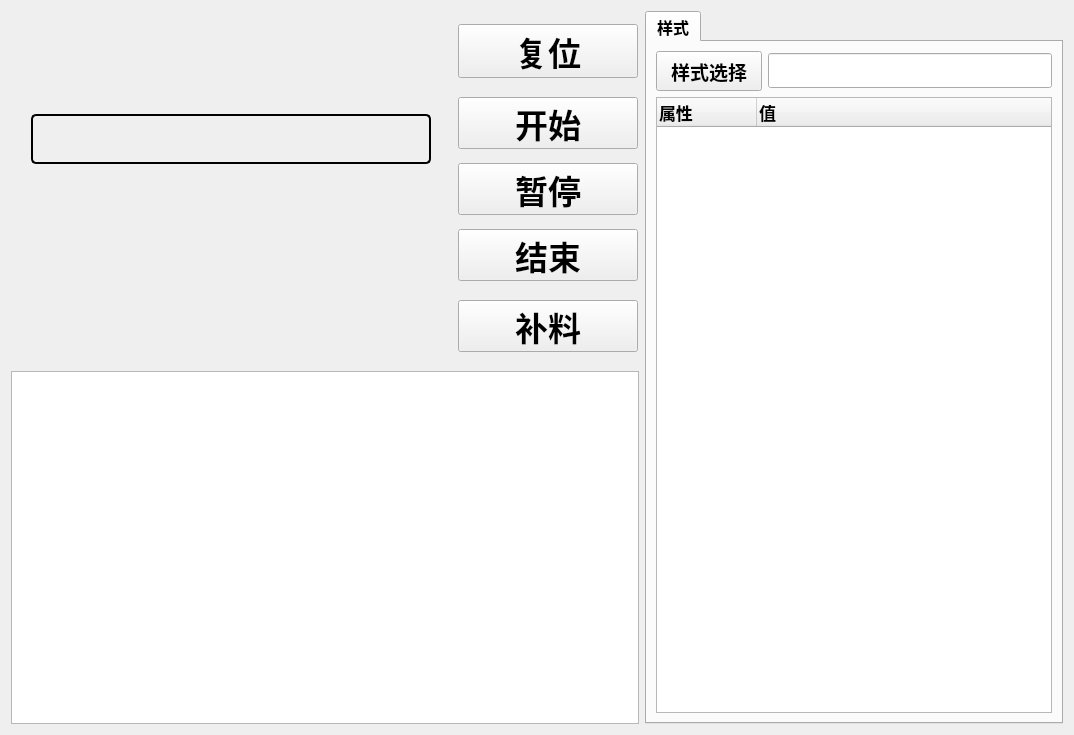
      <widget class="QWidget" name="main_page">
       <property name="autoFillBackground">
        <bool>false</bool>
       </property>
       <layout class="QHBoxLayout" name="horizontalLayout_7" stretch="6,4">
        <item>
         <layout class="QVBoxLayout" name="verticalLayout_7" stretch="1,1">
          <item>
           <layout class="QHBoxLayout" name="horizontalLayout" stretch="5,4">
            <item>
             <layout class="QVBoxLayout" name="verticalLayout_6">
              <property name="leftMargin">
               <number>20</number>
              </property>
              <property name="rightMargin">
               <number>20</number>
              </property>
              <item>
               <spacer name="verticalSpacer_14">
                <property name="orientation">
                 <enum>Qt::Vertical</enum>
                </property>
                <property name="sizeHint" stdset="0">
                 <size>
                  <width>20</width>
                  <height>40</height>
                 </size>
                </property>
               </spacer>
              </item>
              <item>
               <widget class="QLabel" name="running_state_label">
                <property name="minimumSize">
                 <size>
                  <width>400</width>
                  <height>0</height>
                 </size>
                </property>
                <property name="maximumSize">
                 <size>
                  <width>16777215</width>
                  <height>78</height>
                 </size>
                </property>
                <property name="font">
                 <font>
                  <pointsize>30</pointsize>
                  <weight>75</weight>
                  <bold>true</bold>
                 </font>
                </property>
                <property name="layoutDirection">
                 <enum>Qt::LeftToRight</enum>
                </property>
                <property name="autoFillBackground">
                 <bool>false</bool>
                </property>
                <property name="styleSheet">
                 <string notr="true">QLabel{
   border: 2px solid;
  border-radius: 5px;
}</string>
                </property>
                <property name="lineWidth">
                 <number>1</number>
                </property>
                <property name="text">
                 <string/>
                </property>
                <property name="alignment">
                 <set>Qt::AlignCenter</set>
                </property>
               </widget>
              </item>
              <item>
               <widget class="ProgressBar" name="progress_bar_1" native="true">
                <property name="font">
                 <font>
                  <pointsize>20</pointsize>
                  <weight>75</weight>
                  <bold>true</bold>
                 </font>
                </property>
               </widget>
              </item>
              <item>
               <spacer name="verticalSpacer_4">
                <property name="orientation">
                 <enum>Qt::Vertical</enum>
                </property>
                <property name="sizeType">
                 <enum>QSizePolicy::Preferred</enum>
                </property>
                <property name="sizeHint" stdset="0">
                 <size>
                  <width>20</width>
                  <height>40</height>
                 </size>
                </property>
               </spacer>
              </item>
              <item>
               <widget class="ProgressBar" name="progress_bar_2" native="true">
                <property name="font">
                 <font>
                  <pointsize>20</pointsize>
                  <weight>75</weight>
                  <bold>true</bold>
                 </font>
                </property>
               </widget>
              </item>
              <item>
               <spacer name="verticalSpacer_6">
                <property name="orientation">
                 <enum>Qt::Vertical</enum>
                </property>
                <property name="sizeType">
                 <enum>QSizePolicy::Preferred</enum>
                </property>
                <property name="sizeHint" stdset="0">
                 <size>
                  <width>20</width>
                  <height>40</height>
                 </size>
                </property>
               </spacer>
              </item>
              <item>
               <widget class="ProgressBar" name="progress_bar_3" native="true">
                <property name="font">
                 <font>
                  <pointsize>20</pointsize>
                  <weight>75</weight>
                  <bold>true</bold>
                 </font>
                </property>
               </widget>
              </item>
              <item>
               <spacer name="verticalSpacer_8">
                <property name="orientation">
                 <enum>Qt::Vertical</enum>
                </property>
                <property name="sizeHint" stdset="0">
                 <size>
                  <width>20</width>
                  <height>40</height>
                 </size>
                </property>
               </spacer>
              </item>
             </layout>
            </item>
            <item>
             <layout class="QGridLayout" name="gridLayout_7">
              <item row="0" column="1">
               <spacer name="verticalSpacer_5">
                <property name="orientation">
                 <enum>Qt::Vertical</enum>
                </property>
                <property name="sizeType">
                 <enum>QSizePolicy::Preferred</enum>
                </property>
                <property name="sizeHint" stdset="0">
                 <size>
                  <width>20</width>
                  <height>18</height>
                 </size>
                </property>
               </spacer>
              </item>
              <item row="1" column="0">
               <spacer name="horizontalSpacer_4">
                <property name="orientation">
                 <enum>Qt::Horizontal</enum>
                </property>
                <property name="sizeType">
                 <enum>QSizePolicy::Maximum</enum>
                </property>
                <property name="sizeHint" stdset="0">
                 <size>
                  <width>60</width>
                  <height>54</height>
                 </size>
                </property>
               </spacer>
              </item>
              <item row="4" column="1">
               <spacer name="verticalSpacer">
                <property name="orientation">
                 <enum>Qt::Vertical</enum>
                </property>
                <property name="sizeType">
                 <enum>QSizePolicy::Preferred</enum>
                </property>
                <property name="sizeHint" stdset="0">
                 <size>
                  <width>20</width>
                  <height>13</height>
                 </size>
                </property>
               </spacer>
              </item>
              <item row="8" column="1">
               <widget class="QPushButton" name="end_btn">
                <property name="sizePolicy">
                 <sizepolicy hsizetype="Preferred" vsizetype="Preferred">
                  <horstretch>0</horstretch>
                  <verstretch>0</verstretch>
                 </sizepolicy>
                </property>
                <property name="minimumSize">
                 <size>
                  <width>180</width>
                  <height>40</height>
                 </size>
                </property>
                <property name="font">
                 <font>
                  <pointsize>25</pointsize>
                  <weight>75</weight>
                  <italic>false</italic>
                  <bold>true</bold>
                  <strikeout>false</strikeout>
                 </font>
                </property>
                <property name="text">
                 <string>结束</string>
                </property>
                <property name="icon">
                 <iconset resource="../resource/hmi.qrc">
                  <normaloff>:/m_icon/icon/end.svg</normaloff>:/m_icon/icon/end.svg</iconset>
                </property>
                <property name="iconSize">
                 <size>
                  <width>35</width>
                  <height>35</height>
                 </size>
                </property>
               </widget>
              </item>
              <item row="1" column="1">
               <widget class="QPushButton" name="reset_btn">
                <property name="sizePolicy">
                 <sizepolicy hsizetype="Preferred" vsizetype="Preferred">
                  <horstretch>0</horstretch>
                  <verstretch>0</verstretch>
                 </sizepolicy>
                </property>
                <property name="minimumSize">
                 <size>
                  <width>180</width>
                  <height>40</height>
                 </size>
                </property>
                <property name="font">
                 <font>
                  <pointsize>25</pointsize>
                  <weight>75</weight>
                  <italic>false</italic>
                  <bold>true</bold>
                  <strikeout>false</strikeout>
                 </font>
                </property>
                <property name="styleSheet">
                 <string notr="true"/>
                </property>
                <property name="text">
                 <string>复位</string>
                </property>
                <property name="icon">
                 <iconset resource="../resource/hmi.qrc">
                  <normaloff>:/m_icon/icon/reset.svg</normaloff>:/m_icon/icon/reset.svg</iconset>
                </property>
                <property name="iconSize">
                 <size>
                  <width>35</width>
                  <height>35</height>
                 </size>
                </property>
               </widget>
              </item>
              <item row="2" column="1">
               <spacer name="verticalSpacer_3">
                <property name="orientation">
                 <enum>Qt::Vertical</enum>
                </property>
                <property name="sizeType">
                 <enum>QSizePolicy::Preferred</enum>
                </property>
                <property name="sizeHint" stdset="0">
                 <size>
                  <width>20</width>
                  <height>18</height>
                 </size>
                </property>
               </spacer>
              </item>
              <item row="10" column="1">
               <widget class="QPushButton" name="add_cloth_btn">
                <property name="sizePolicy">
                 <sizepolicy hsizetype="Preferred" vsizetype="Preferred">
                  <horstretch>0</horstretch>
                  <verstretch>0</verstretch>
                 </sizepolicy>
                </property>
                <property name="minimumSize">
                 <size>
                  <width>180</width>
                  <height>40</height>
                 </size>
                </property>
                <property name="font">
                 <font>
                  <pointsize>25</pointsize>
                  <weight>75</weight>
                  <italic>false</italic>
                  <bold>true</bold>
                  <strikeout>false</strikeout>
                 </font>
                </property>
                <property name="styleSheet">
                 <string notr="true"/>
                </property>
                <property name="text">
                 <string>补料</string>
                </property>
                <property name="icon">
                 <iconset resource="../resource/hmi.qrc">
                  <normaloff>:/m_icon/icon/add_cloth.svg</normaloff>:/m_icon/icon/add_cloth.svg</iconset>
                </property>
                <property name="iconSize">
                 <size>
                  <width>35</width>
                  <height>35</height>
                 </size>
                </property>
               </widget>
              </item>
              <item row="11" column="1">
               <spacer name="verticalSpacer_9">
                <property name="orientation">
                 <enum>Qt::Vertical</enum>
                </property>
                <property name="sizeType">
                 <enum>QSizePolicy::Preferred</enum>
                </property>
                <property name="sizeHint" stdset="0">
                 <size>
                  <width>20</width>
                  <height>18</height>
                 </size>
                </property>
               </spacer>
              </item>
              <item row="6" column="1">
               <widget class="QPushButton" name="pause_btn">
                <property name="sizePolicy">
                 <sizepolicy hsizetype="Preferred" vsizetype="Preferred">
                  <horstretch>0</horstretch>
                  <verstretch>0</verstretch>
                 </sizepolicy>
                </property>
                <property name="minimumSize">
                 <size>
                  <width>180</width>
                  <height>40</height>
                 </size>
                </property>
                <property name="font">
                 <font>
                  <pointsize>25</pointsize>
                  <weight>75</weight>
                  <bold>true</bold>
                 </font>
                </property>
                <property name="text">
                 <string>暂停</string>
                </property>
                <property name="icon">
                 <iconset resource="../resource/hmi.qrc">
                  <normaloff>:/m_icon/icon/pause.svg</normaloff>:/m_icon/icon/pause.svg</iconset>
                </property>
                <property name="iconSize">
                 <size>
                  <width>35</width>
                  <height>35</height>
                 </size>
                </property>
               </widget>
              </item>
              <item row="3" column="1">
               <widget class="QPushButton" name="start_btn">
                <property name="sizePolicy">
                 <sizepolicy hsizetype="Preferred" vsizetype="Preferred">
                  <horstretch>0</horstretch>
                  <verstretch>0</verstretch>
                 </sizepolicy>
                </property>
                <property name="minimumSize">
                 <size>
                  <width>180</width>
                  <height>40</height>
                 </size>
                </property>
                <property name="font">
                 <font>
                  <pointsize>25</pointsize>
                  <weight>75</weight>
                  <italic>false</italic>
                  <bold>true</bold>
                  <strikeout>false</strikeout>
                 </font>
                </property>
                <property name="styleSheet">
                 <string notr="true"/>
                </property>
                <property name="text">
                 <string>开始</string>
                </property>
                <property name="icon">
                 <iconset resource="../resource/hmi.qrc">
                  <normaloff>:/m_icon/icon/start.svg</normaloff>:/m_icon/icon/start.svg</iconset>
                </property>
                <property name="iconSize">
                 <size>
                  <width>35</width>
                  <height>35</height>
                 </size>
                </property>
               </widget>
              </item>
              <item row="7" column="1">
               <spacer name="verticalSpacer_10">
                <property name="orientation">
                 <enum>Qt::Vertical</enum>
                </property>
                <property name="sizeType">
                 <enum>QSizePolicy::Preferred</enum>
                </property>
                <property name="sizeHint" stdset="0">
                 <size>
                  <width>20</width>
                  <height>13</height>
                 </size>
                </property>
               </spacer>
              </item>
              <item row="1" column="2">
               <spacer name="horizontalSpacer_5">
                <property name="orientation">
                 <enum>Qt::Horizontal</enum>
                </property>
                <property name="sizeType">
                 <enum>QSizePolicy::Maximum</enum>
                </property>
                <property name="sizeHint" stdset="0">
                 <size>
                  <width>60</width>
                  <height>54</height>
                 </size>
                </property>
               </spacer>
              </item>
              <item row="9" column="1">
               <spacer name="verticalSpacer_2">
                <property name="orientation">
                 <enum>Qt::Vertical</enum>
                </property>
                <property name="sizeType">
                 <enum>QSizePolicy::Preferred</enum>
                </property>
                <property name="sizeHint" stdset="0">
                 <size>
                  <width>20</width>
                  <height>18</height>
                 </size>
                </property>
               </spacer>
              </item>
             </layout>
            </item>
           </layout>
          </item>
          <item>
           <widget class="QGraphicsView" name="style_graphics_view">
            <property name="sizePolicy">
             <sizepolicy hsizetype="Preferred" vsizetype="Preferred">
              <horstretch>0</horstretch>
              <verstretch>0</verstretch>
             </sizepolicy>
            </property>
            <property name="minimumSize">
             <size>
              <width>0</width>
              <height>300</height>
             </size>
            </property>
            <property name="mouseTracking">
             <bool>true</bool>
            </property>
            <property name="frameShape">
             <enum>QFrame::StyledPanel</enum>
            </property>
           </widget>
          </item>
         </layout>
        </item>
        <item>
         <widget class="QTabWidget" name="sytTabWidget">
          <property name="sizePolicy">
           <sizepolicy hsizetype="Preferred" vsizetype="Expanding">
            <horstretch>0</horstretch>
            <verstretch>0</verstretch>
           </sizepolicy>
          </property>
          <property name="minimumSize">
           <size>
            <width>300</width>
            <height>300</height>
           </size>
          </property>
          <property name="maximumSize">
           <size>
            <width>500</width>
            <height>16777215</height>
           </size>
          </property>
          <property name="sizeIncrement">
           <size>
            <width>0</width>
            <height>0</height>
           </size>
          </property>
          <property name="baseSize">
           <size>
            <width>800</width>
            <height>0</height>
           </size>
          </property>
          <property name="font">
           <font>
            <pointsize>12</pointsize>
            <weight>75</weight>
            <italic>false</italic>
            <bold>true</bold>
            <strikeout>false</strikeout>
           </font>
          </property>
          <property name="tabPosition">
           <enum>QTabWidget::North</enum>
          </property>
          <property name="tabShape">
           <enum>QTabWidget::Rounded</enum>
          </property>
          <property name="currentIndex">
           <number>0</number>
          </property>
          <widget class="QWidget" name="style_tab">
           <attribute name="title">
            <string>样式</string>
           </attribute>
           <layout class="QVBoxLayout" name="verticalLayout">
            <item>
             <layout class="QHBoxLayout" name="horizontalLayout_3" stretch="3,8">
              <item>
               <widget class="QPushButton" name="choose_style_btn">
                <property name="minimumSize">
                 <size>
                  <width>0</width>
                  <height>40</height>
                 </size>
                </property>
                <property name="maximumSize">
                 <size>
                  <width>200</width>
                  <height>40</height>
                 </size>
                </property>
                <property name="font">
                 <font>
                  <pointsize>14</pointsize>
                  <weight>75</weight>
                  <bold>true</bold>
                 </font>
                </property>
                <property name="text">
                 <string>样式选择</string>
                </property>
                <property name="icon">
                 <iconset resource="../resource/hmi.qrc">
                  <normaloff>:/m_icon/icon/selection.svg</normaloff>:/m_icon/icon/selection.svg</iconset>
                </property>
                <property name="iconSize">
                 <size>
                  <width>25</width>
                  <height>25</height>
                 </size>
                </property>
               </widget>
              </item>
              <item>
               <widget class="QLineEdit" name="choose_style_line_edit">
                <property name="sizePolicy">
                 <sizepolicy hsizetype="Preferred" vsizetype="Fixed">
                  <horstretch>0</horstretch>
                  <verstretch>0</verstretch>
                 </sizepolicy>
                </property>
                <property name="maximumSize">
                 <size>
                  <width>16777215</width>
                  <height>35</height>
                 </size>
                </property>
                <property name="sizeIncrement">
                 <size>
                  <width>0</width>
                  <height>35</height>
                 </size>
                </property>
               </widget>
              </item>
             </layout>
            </item>
            <item>
             <widget class="QTreeWidget" name="cloth_style_tree_widget">
              <property name="sizePolicy">
               <sizepolicy hsizetype="Preferred" vsizetype="Expanding">
                <horstretch>0</horstretch>
                <verstretch>0</verstretch>
               </sizepolicy>
              </property>
              <property name="font">
               <font>
                <pointsize>13</pointsize>
               </font>
              </property>
              <property name="columnCount">
               <number>2</number>
              </property>
              <column>
               <property name="text">
                <string>属性</string>
               </property>
              </column>
              <column>
               <property name="text">
                <string>值</string>
               </property>
              </column>
             </widget>
            </item>
           </layout>
          </widget>
         </widget>
        </item>
       </layout>
      </widget>
